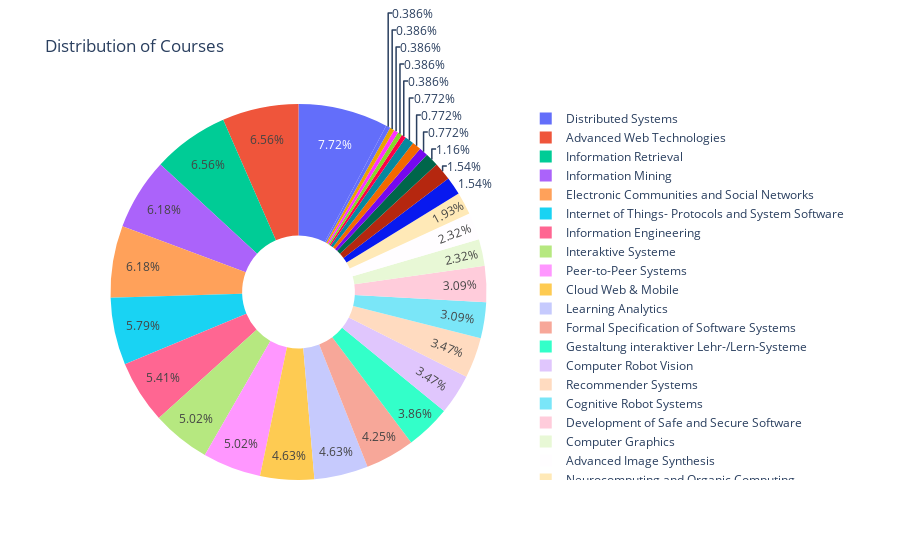

The code cell stored with this chart in its notebook:
### Code cell
fig_pie = go.Figure(data=[go.Pie(labels=list(sub_graph_values['index'].values), values=list(sub_graph_values['frequency'].values), hole=.3)])
fig_pie.update_layout(title='Distribution of Courses')

### Figure 1 — Plotly figure (JSON) as saved in the notebook; plotly's stock layout.template omitted (floating-point values rounded to 4 significant figures)
{"data": [{"hole": 0.3, "labels": ["Distributed Systems", "Advanced Web Technologies", "Information Retrieval", "Information Mining", "Electronic Communities and Social Networks", "Internet of Things- Protocols and System Software", "Information Engineering", "Interaktive Systeme", "Peer-to-Peer Systems", "Cloud Web & Mobile", "Learning Analytics", "Formal Specification of Software Systems", "Gestaltung interaktiver Lehr-/Lern-Systeme", "Computer Robot Vision", "Recommender Systems", "Cognitive Robot Systems", "Development of Safe and Secure Software", "Computer Graphics", "Advanced Image Synthesis", "Neurocomputing and Organic Computing", "Pattern and Component based Software Development", "Modelling-Analysis-Verification", "Digital Games Research", "Natural-Language-based Human-Computer Interaction", "Scientific Visualization", "Test and Reliability of Digital Systems", "Knowledge-Based Systems", "Game Architecture and Design", "Modelling of Concurrent Systems", "Fault Diagnosis and Fault Tolerance in Technical Systems", "Master Seminar Informatics"], "type": "pie", "values": [20, 17, 17, 16, 16, 15, 14, 13, 13, 12, 12, 11, 10, 9, 9, 8, 8, 6, 6, 5, 4, 4, 3, 2, 2, 2, 1, 1, 1, 1, 1]}], "layout": {"title": {"text": "Distribution of Courses"}}}
